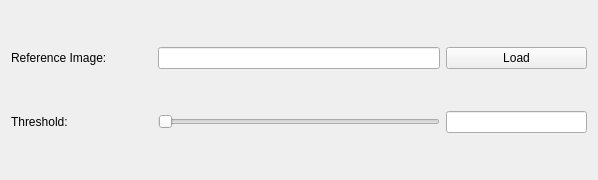
<?xml version="1.0" encoding="UTF-8"?>
<ui version="4.0">
 <class>DifferenceMap</class>
 <widget class="QWidget" name="DifferenceMap">
  <property name="geometry">
   <rect>
    <x>0</x>
    <y>0</y>
    <width>598</width>
    <height>180</height>
   </rect>
  </property>
  <property name="windowTitle">
   <string>Form</string>
  </property>
  <layout class="QGridLayout" name="gridLayout" columnstretch="1,2,1">
   <item row="0" column="1">
    <widget class="QLineEdit" name="refImgText">
     <property name="readOnly">
      <bool>true</bool>
     </property>
    </widget>
   </item>
   <item row="0" column="2">
    <widget class="QPushButton" name="loadRefImgButton">
     <property name="text">
      <string>Load</string>
     </property>
    </widget>
   </item>
   <item row="0" column="0">
    <widget class="QLabel" name="refImgName">
     <property name="text">
      <string>Reference Image: </string>
     </property>
    </widget>
   </item>
   <item row="1" column="1">
    <widget class="QSlider" name="thresholdSlider">
     <property name="orientation">
      <enum>Qt::Horizontal</enum>
     </property>
    </widget>
   </item>
   <item row="1" column="0">
    <widget class="QLabel" name="thresholdLabel">
     <property name="text">
      <string>Threshold: </string>
     </property>
    </widget>
   </item>
   <item row="1" column="2">
    <widget class="QLineEdit" name="thresholdText">
     <property name="readOnly">
      <bool>true</bool>
     </property>
    </widget>
   </item>
  </layout>
 </widget>
 <resources/>
 <connections/>
</ui>
